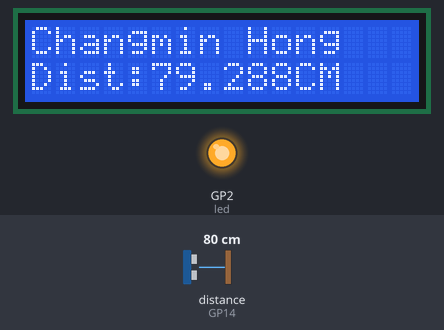
This program was run on a simulated Raspberry Pi Pico running MicroPython. Shown: 16×2 character LCD, output pins drawn as LEDs (lit = HIGH). The test bench sets the inputs (shaded band); at power-on: distance to the obstacle (sensor on GP14) 80 cm. The echo pulse lasts 58.3 µs per cm; library files of the repository ran but are not shown: i2c_lcd.py; pins used as bus, display or sensor lines are not drawn.

Above: at 1.2 s.
1.3 s: distance to the obstacle (sensor on GP14) set to 95 cm
At 2.9 s:
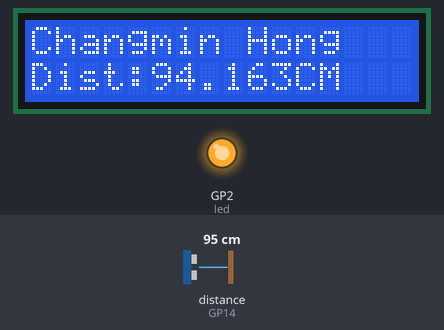
5.4 s: distance to the obstacle (sensor on GP14) set to 104 cm
At 6.8 s:
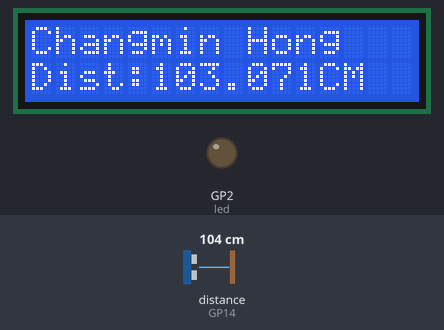
9.5 s: distance to the obstacle (sensor on GP14) set to 2 cm
At 11.1 s:
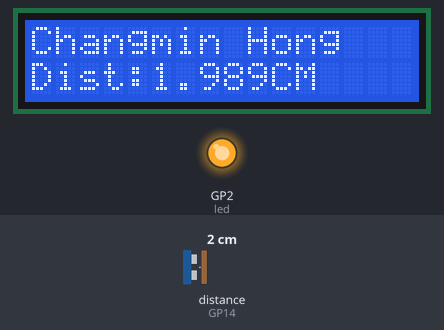
Timing chart, 0 to 12.6 s (numbered marks = the images above; inputs shaded):
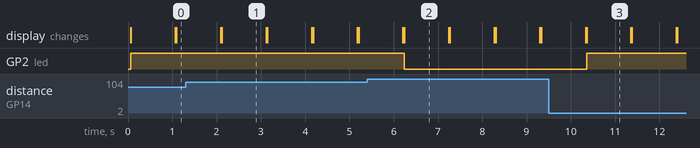

The program:

lec5_3.py
```python
from machine import I2C, Pin, time_pulse_us
from i2c_lcd import I2cLcd
from utime import sleep
import time

DEFAULT_I2C_ADDR = 0x27
SOUND_SPEED=340
TRIG_PULSE_DURATION_US=10

trig_pin = Pin(15, Pin.OUT) # 초음파를 발생하는 부분
echo_pin = Pin(14, Pin.IN) # 초음파를 수신하는 부분
led = Pin(2, Pin.OUT) # 외장 LED의 포트 번호

def setup():
    global lcd
    i2c = I2C(0, sda=Pin(0), scl=Pin(1), freq=400000)
    lcd = I2cLcd(i2c, DEFAULT_I2C_ADDR, 2, 16)

def loop():
    while True:

        trig_pin.value(0)
        time.sleep_us(5)
        trig_pin.value(1)
        time.sleep_us(TRIG_PULSE_DURATION_US)
        trig_pin.value(0)

        ultrason_duration = time_pulse_us(echo_pin, 1, 30000)
        distance = SOUND_SPEED * ultrason_duration / 20000

        lcd.move_to(0,0) # 첫번째 줄의 첫번째 공간
        lcd.putstr('Changmin Hong')
        lcd.move_to(0,1) # 두번째 줄의 첫번째 공간
        lcd.putstr('Dist:' + str(distance) + 'CM') # 측정한거리

        if distance < 100:
            led.on()
        else:
            led.off()

        time.sleep(1)
        lcd.clear()

setup()
loop()
```

Measured:
- the behaviour switches between 100 and 101 cm on distance to the obstacle (sensor on GP14) (found by bisection; images 1 and 2)
- after the input at 1.3 s, the display: first differs from a run without the input after 0.82 s (image 1)
- after the input at 5.4 s, GP2 (led): HIGH → LOW after 0.84 s; the display: first differs from a run without the input after 0.84 s (image 2)
- after the input at 9.5 s, GP2 (led): LOW → HIGH after 0.85 s; the display: first differs from a run without the input after 0.85 s (image 3)
- what the display in image 1 shows lasts 1.0 s, from 2.1 s to 3.1 s
